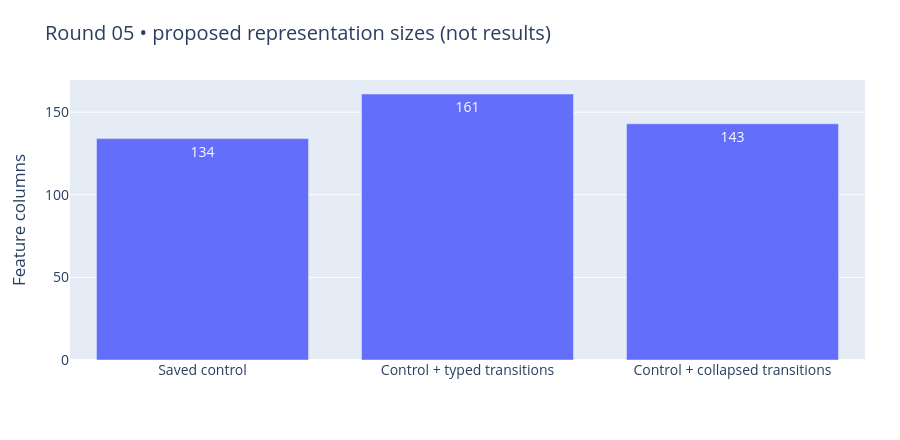

Notebook code for this chart:
### Markdown cell above
## 3 · A different information source, not more timing variations
The new primary preserves all nine historical source/destination action pairs and three statistics per pair. The ablation collapses historical action types before counting, with the same observed anchors. Its nine columns are an information-removal ablation, not a width-matched placebo.

Relationships are exact adjacent original indices, different items, ≤30 minutes, and strictly before Aug16 22:00 UTC. Each session contributes at most one support unit per directed pair/type. Outgoing denominators include noncandidate destinations.

### Code cell
show(go.Figure(go.Bar(x=['Saved control','Control + typed transitions','Control + collapsed transitions'],
    y=[134,161,143],text=[134,161,143],textposition='auto')).update_layout(
    title='Round 05 • proposed representation sizes (not results)',yaxis_title='Feature columns'))
print('DESIGN_COMPLETE — no Round05 prediction result exists in this notebook.')

### Figure 1 — Plotly figure (JSON) as saved in the notebook; plotly's stock layout.template omitted (floating-point values rounded to 4 significant figures)
{"data": [{"text": ["134", "161", "143"], "textposition": "auto", "type": "bar", "x": ["Saved control", "Control + typed transitions", "Control + collapsed transitions"], "y": [134, 161, 143]}], "layout": {"font": {"size": 14}, "height": 440, "margin": {"b": 80, "l": 70, "r": 35, "t": 80}, "title": {"text": "Round 05 • proposed representation sizes (not results)"}, "yaxis": {"title": {"text": "Feature columns"}}}}
